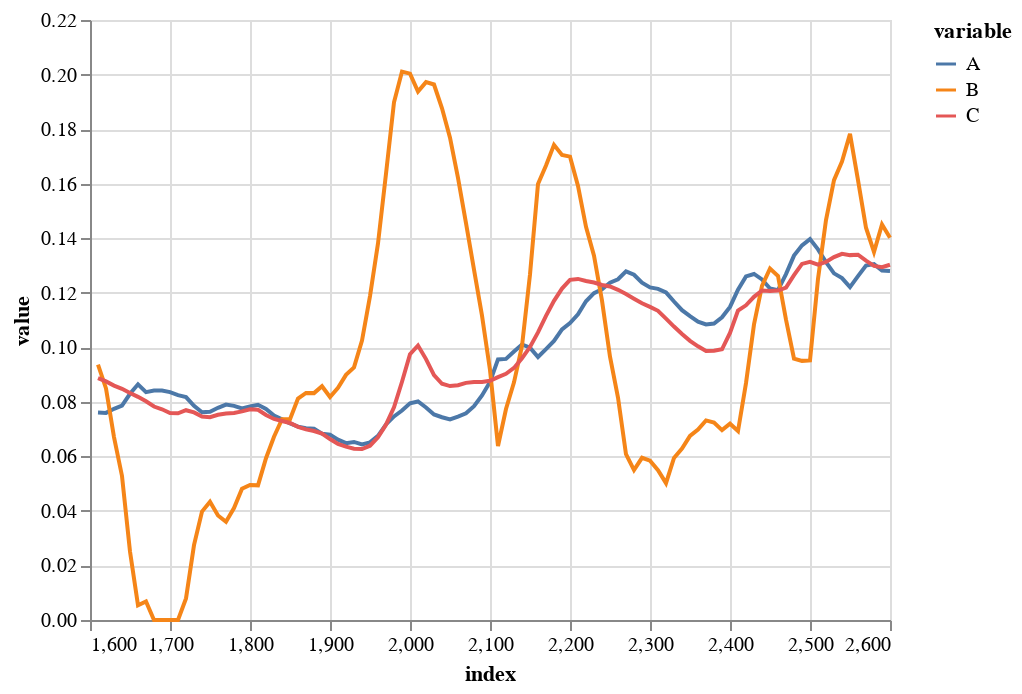

Notebook cell for this chart:
### Code cell
alt.Chart(Sdfg).mark_line().encode(
  alt.X('index:Q'),
  alt.Y('value:Q'),
  alt.Color('variable:N')
)

### Figure 1 — Vega-Lite specification as saved in the notebook (floating-point values rounded to 4 significant figures; data arrays with more than 128 entries replaced by an {"elided": "..."} marker saying what was removed)
{"config": {"view": {"continuousWidth": 400, "continuousHeight": 300}}, "data": {"name": "data-814c7f0741181c333d0cab5d3b47d0ed"}, "mark": "line", "encoding": {"color": {"type": "nominal", "field": "variable"}, "x": {"type": "quantitative", "field": "index"}, "y": {"type": "quantitative", "field": "value"}}, "$schema": "https://vega.github.io/schema/vega-lite/v4.8.1.json", "datasets": {"data-814c7f0741181c333d0cab5d3b47d0ed": {"elided": "300 records"}}}
